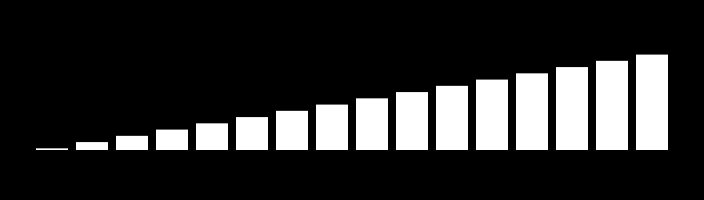
Frame 1 (no input)
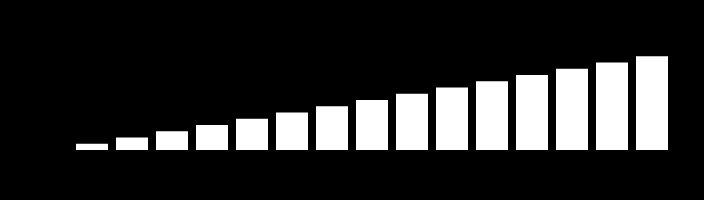
Frame 60 (the mouse pressed at the canvas centre just before this capture)
Frame 120 (the mouse held since frame 60 and released just before this capture): identical to frame 60, image omitted

The Processing sketch that drew these frames (run headless with seeded random() and noise(); from frame 60 on, the mouse is pressed at the canvas centre):

// Processing sketch: sketch_211031c
// ── sketch_211031c.pde
void setup() {
  size(704, 200);
  frameRate(30);
  noStroke();
}

void draw() {
  background(0);
  fill(255);
  background(0);
  for (float i = 0; i < 1; i += 1 / 16.0) {
    float barheight = timeLoop(60, i * 60) * 100;
    rect(36 + i * 640, 150 - barheight, 32, barheight);
  }
}

float timeLoop(float nFramesInLoop, float offset) {
  return (frameCount + offset) % nFramesInLoop / nFramesInLoop;
}
